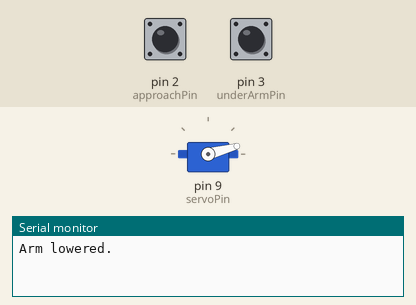
Simulated run of this sketch. Board: Arduino Uno, built with avr-gcc and run on an emulated ATmega328P. On the bench: servo, the last lines printed to the serial monitor. The inputs (shaded band) are chosen by the test bench; at power-on: pin 2 (approachPin) HIGH, pin 3 (underArmPin) HIGH.

Above: at 1.2 s.
1.3 s: pin 2 (approachPin) pulled LOW for 0.15 s
At 2.5 s:
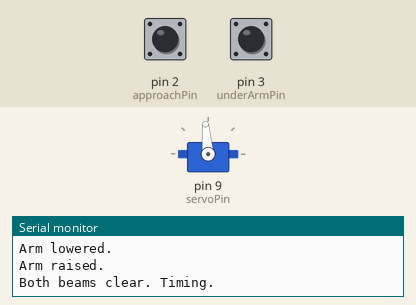
4.4 s: pin 2 (approachPin) pulled LOW for 1 s
At 8.0 s:
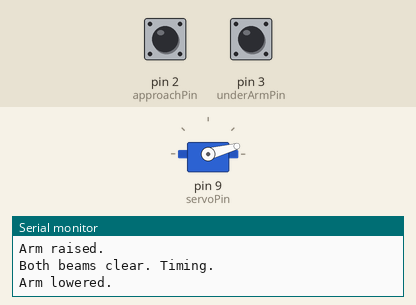
8.4 s: pin 2 (approachPin) pulled LOW for 3.2 s
At 9.1 s:
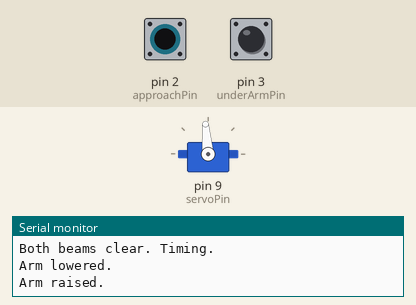
Timing chart, 0 to 14.6 s (numbered marks = the images above; inputs shaded):
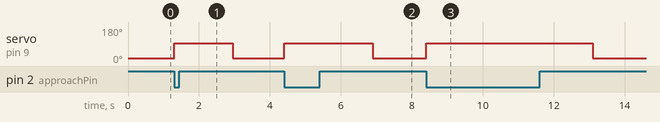

Measured:
- after the input at 1.3 s, servo on pin 9 (servoPin): 15° → 95° at once, → 15° 1.6 s later
- after the input at 4.4 s, servo on pin 9 (servoPin): 15° → 95° at once, → 15° 2.5 s later
- after the input at 8.4 s, servo on pin 9 (servoPin): 15° → 95° at once, → 15° 4.7 s later

The sketch:

model_parking_barrier.ino
```cpp
// Classroom tabletop barrier · Arduino Uno R3 + two Adafruit IR beam pairs.
#include <Servo.h>

constexpr uint8_t approachPin = 2;
constexpr uint8_t underArmPin = 3;
constexpr uint8_t servoPin = 9;
constexpr int closedAngle = 15;
constexpr int openAngle = 95;
constexpr unsigned long clearDelayMs = 1500;

Servo arm;
bool raised = false;
bool timingClear = false;
unsigned long clearSince = 0;

bool laneOccupied() {
  return digitalRead(approachPin) == LOW || digitalRead(underArmPin) == LOW;
}

void moveArm(bool open) {
  raised = open;
  arm.write(open ? openAngle : closedAngle);
  Serial.println(open ? F("Arm raised.") : F("Arm lowered."));
}

void setup() {
  pinMode(approachPin, INPUT_PULLUP);
  pinMode(underArmPin, INPUT_PULLUP);
  Serial.begin(115200);
  delay(60);  // Let the beam receivers settle before commanding the arm.
  arm.attach(servoPin);
  moveArm(laneOccupied());
}

void loop() {
  const unsigned long now = millis();
  if (laneOccupied()) {
    timingClear = false;
    if (!raised) moveArm(true);
  } else if (raised && !timingClear) {
    timingClear = true;
    clearSince = now;
    Serial.println(F("Both beams clear. Timing."));
  } else if (raised && now - clearSince >= clearDelayMs) {
    timingClear = false;
    moveArm(false);
  }
}
```
